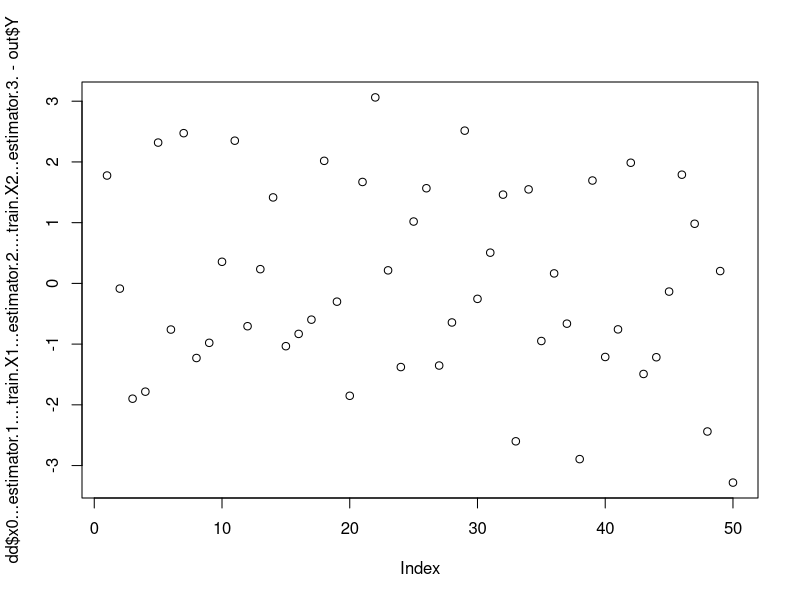

The R source for this figure:
library(MASS)

train <- read.csv("Problem1_Input_Training.csv")
out <- read.csv("Problem1_Output_Training.csv")

x0 <- matrix(1 , nrow=50, ncol=1 )

d <- data.frame(x0,train$X1,train$X2)
df <- d
y <- data.frame(out)

xx <- as.matrix(d)
y <- as.matrix(out)

estimator <- ((ginv(t(xx)%*%xx))%*%t(xx))%*%(y)

dd <- data.frame(x0*estimator[1]+train$X1*estimator[2]+train$X2*estimator[3])
write.csv(dd,"abc.csv")

plot(dd$x0...estimator.1....train.X1...estimator.2....train.X2...estimator.3.-out$Y)


forget_factor <- 0.95   #To be added

real_time <- read.csv("Problem1_Input_Test.csv")
real_output <- read.csv("Problem1_Output_Test.csv")
dd <- data.frame(x0,real_time$X1,real_time$X2)
dd <- as.matrix(dd)

Mn <- ginv(t(xx)%*%(xx))
i=1
xx <- as.matrix(df)
Mn <- ginv(t(xx)%*%(xx))
d <- data.frame(x0,real_time$X1,real_time$X2)
mx <- as.matrix(d[i,])
estimator <- estimator +((Mn-(Mn%*%t(mx)%*%mx%*%Mn)/(1+mx%*%Mn%*%t(mx))[1])%*%t(mx))*(real_output[i,1]-mx%*%estimator)[1]
df <- rbind(df,c(1,real_time$X1[i],real_time$X2[i]))
print(estimator)
xn <- rbind(xx[1:50,],dd[1,])

for(i in 2:50)
{
  xx <- as.matrix(df)
  Mn <- ginv(forget_factor*t(xn)%*%(xn)+t(xx)%*%xx)
  d <- data.frame(x0,real_time$X1,real_time$X2)
  mx <- as.matrix(d[i,])
  estimator <- estimator +((Mn-(Mn%*%t(mx)%*%mx%*%Mn)/(1+mx%*%Mn%*%t(mx))[1])%*%t(mx))*(real_output[i,1]-mx%*%estimator)[1]
  df <- rbind(df,c(1,real_time$X1[i],real_time$X2[i]))
  xn <- rbind(xn,dd[i,])
  print(estimator)
}




